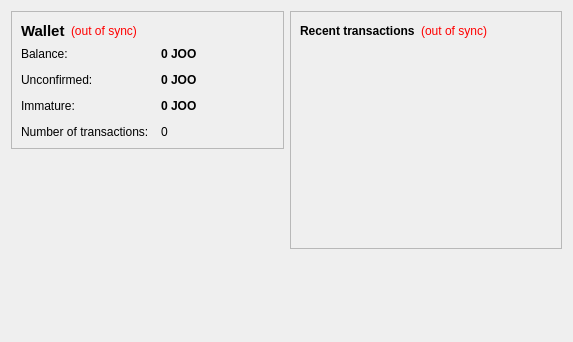
<?xml version="1.0" encoding="UTF-8"?>
<ui version="4.0">
 <class>OverviewPage</class>
 <widget class="QWidget" name="OverviewPage">
  <property name="geometry">
   <rect>
    <x>0</x>
    <y>0</y>
    <width>573</width>
    <height>342</height>
   </rect>
  </property>
  <property name="windowTitle">
   <string>Form</string>
  </property>
  <layout class="QHBoxLayout" name="horizontalLayout" stretch="1,1">
   <item>
    <layout class="QVBoxLayout" name="verticalLayout_2">
     <item>
      <widget class="QFrame" name="frame">
       <property name="frameShape">
        <enum>QFrame::StyledPanel</enum>
       </property>
       <property name="frameShadow">
        <enum>QFrame::Raised</enum>
       </property>
       <layout class="QVBoxLayout" name="verticalLayout_4">
        <item>
         <layout class="QHBoxLayout" name="horizontalLayout_4">
          <item>
           <widget class="QLabel" name="label_5">
            <property name="font">
             <font>
              <pointsize>11</pointsize>
              <weight>75</weight>
              <bold>true</bold>
             </font>
            </property>
            <property name="text">
             <string>Wallet</string>
            </property>
           </widget>
          </item>
          <item>
           <widget class="QLabel" name="labelWalletStatus">
            <property name="toolTip">
             <string>The displayed information may be out of date. Your wallet automatically synchronizes with the JooCoin network after a connection is established, but this process has not completed yet.</string>
            </property>
            <property name="styleSheet">
             <string notr="true">QLabel { color: red; }</string>
            </property>
            <property name="text">
             <string notr="true">(out of sync)</string>
            </property>
            <property name="alignment">
             <set>Qt::AlignLeading|Qt::AlignLeft|Qt::AlignVCenter</set>
            </property>
           </widget>
          </item>
          <item>
           <spacer name="horizontalSpacer_2">
            <property name="orientation">
             <enum>Qt::Horizontal</enum>
            </property>
            <property name="sizeHint" stdset="0">
             <size>
              <width>40</width>
              <height>20</height>
             </size>
            </property>
           </spacer>
          </item>
         </layout>
        </item>
        <item>
         <layout class="QFormLayout" name="formLayout_2">
          <property name="fieldGrowthPolicy">
           <enum>QFormLayout::AllNonFixedFieldsGrow</enum>
          </property>
          <property name="horizontalSpacing">
           <number>12</number>
          </property>
          <property name="verticalSpacing">
           <number>12</number>
          </property>
          <item row="0" column="0">
           <widget class="QLabel" name="label">
            <property name="text">
             <string>Balance:</string>
            </property>
           </widget>
          </item>
          <item row="0" column="1">
           <widget class="QLabel" name="labelBalance">
            <property name="font">
             <font>
              <weight>75</weight>
              <bold>true</bold>
             </font>
            </property>
            <property name="cursor">
             <cursorShape>IBeamCursor</cursorShape>
            </property>
            <property name="toolTip">
             <string>Your current balance</string>
            </property>
            <property name="text">
             <string notr="true">0 JOO</string>
            </property>
            <property name="textInteractionFlags">
             <set>Qt::LinksAccessibleByMouse|Qt::TextSelectableByKeyboard|Qt::TextSelectableByMouse</set>
            </property>
           </widget>
          </item>
          <item row="1" column="0">
           <widget class="QLabel" name="label_3">
            <property name="text">
             <string>Unconfirmed:</string>
            </property>
           </widget>
          </item>
          <item row="1" column="1">
           <widget class="QLabel" name="labelUnconfirmed">
            <property name="font">
             <font>
              <weight>75</weight>
              <bold>true</bold>
             </font>
            </property>
            <property name="cursor">
             <cursorShape>IBeamCursor</cursorShape>
            </property>
            <property name="toolTip">
             <string>Total of transactions that have yet to be confirmed, and do not yet count toward the current balance</string>
            </property>
            <property name="text">
             <string notr="true">0 JOO</string>
            </property>
            <property name="textInteractionFlags">
             <set>Qt::LinksAccessibleByMouse|Qt::TextSelectableByKeyboard|Qt::TextSelectableByMouse</set>
            </property>
           </widget>
          </item>
          <item row="3" column="0">
           <widget class="QLabel" name="label_2">
            <property name="text">
             <string>Number of transactions:</string>
            </property>
           </widget>
          </item>
          <item row="3" column="1">
           <widget class="QLabel" name="labelNumTransactions">
            <property name="toolTip">
             <string>Total number of transactions in wallet</string>
            </property>
            <property name="text">
             <string notr="true">0</string>
            </property>
           </widget>
          </item>
          <item row="2" column="0">
           <widget class="QLabel" name="labelImmatureText">
            <property name="text">
             <string>Immature:</string>
            </property>
           </widget>
          </item>
          <item row="2" column="1">
           <widget class="QLabel" name="labelImmature">
            <property name="font">
             <font>
              <weight>75</weight>
              <bold>true</bold>
             </font>
            </property>
            <property name="toolTip">
             <string>Mined balance that has not yet matured</string>
            </property>
            <property name="text">
             <string notr="true">0 JOO</string>
            </property>
            <property name="textInteractionFlags">
             <set>Qt::LinksAccessibleByMouse|Qt::TextSelectableByKeyboard|Qt::TextSelectableByMouse</set>
            </property>
           </widget>
          </item>
         </layout>
        </item>
       </layout>
      </widget>
     </item>
     <item>
      <spacer name="verticalSpacer">
       <property name="orientation">
        <enum>Qt::Vertical</enum>
       </property>
       <property name="sizeHint" stdset="0">
        <size>
         <width>20</width>
         <height>40</height>
        </size>
       </property>
      </spacer>
     </item>
    </layout>
   </item>
   <item>
    <layout class="QVBoxLayout" name="verticalLayout_3">
     <item>
      <widget class="QFrame" name="frame_2">
       <property name="frameShape">
        <enum>QFrame::StyledPanel</enum>
       </property>
       <property name="frameShadow">
        <enum>QFrame::Raised</enum>
       </property>
       <layout class="QVBoxLayout" name="verticalLayout">
        <item>
         <layout class="QHBoxLayout" name="horizontalLayout_2">
          <item>
           <widget class="QLabel" name="label_4">
            <property name="text">
             <string>&lt;b&gt;Recent transactions&lt;/b&gt;</string>
            </property>
           </widget>
          </item>
          <item>
           <widget class="QLabel" name="labelTransactionsStatus">
            <property name="toolTip">
             <string>The displayed information may be out of date. Your wallet automatically synchronizes with the JooCoin network after a connection is established, but this process has not completed yet.</string>
            </property>
            <property name="styleSheet">
             <string notr="true">QLabel { color: red; }</string>
            </property>
            <property name="text">
             <string notr="true">(out of sync)</string>
            </property>
            <property name="alignment">
             <set>Qt::AlignRight|Qt::AlignTrailing|Qt::AlignVCenter</set>
            </property>
           </widget>
          </item>
          <item>
           <spacer name="horizontalSpacer">
            <property name="orientation">
             <enum>Qt::Horizontal</enum>
            </property>
            <property name="sizeHint" stdset="0">
             <size>
              <width>40</width>
              <height>20</height>
             </size>
            </property>
           </spacer>
          </item>
         </layout>
        </item>
        <item>
         <widget class="QListView" name="listTransactions">
          <property name="styleSheet">
           <string notr="true">QListView { background: transparent; }</string>
          </property>
          <property name="frameShape">
           <enum>QFrame::NoFrame</enum>
          </property>
          <property name="verticalScrollBarPolicy">
           <enum>Qt::ScrollBarAlwaysOff</enum>
          </property>
          <property name="horizontalScrollBarPolicy">
           <enum>Qt::ScrollBarAlwaysOff</enum>
          </property>
          <property name="selectionMode">
           <enum>QAbstractItemView::NoSelection</enum>
          </property>
         </widget>
        </item>
       </layout>
      </widget>
     </item>
     <item>
      <spacer name="verticalSpacer_2">
       <property name="orientation">
        <enum>Qt::Vertical</enum>
       </property>
       <property name="sizeHint" stdset="0">
        <size>
         <width>20</width>
         <height>40</height>
        </size>
       </property>
      </spacer>
     </item>
    </layout>
   </item>
  </layout>
 </widget>
 <resources/>
 <connections/>
</ui>
